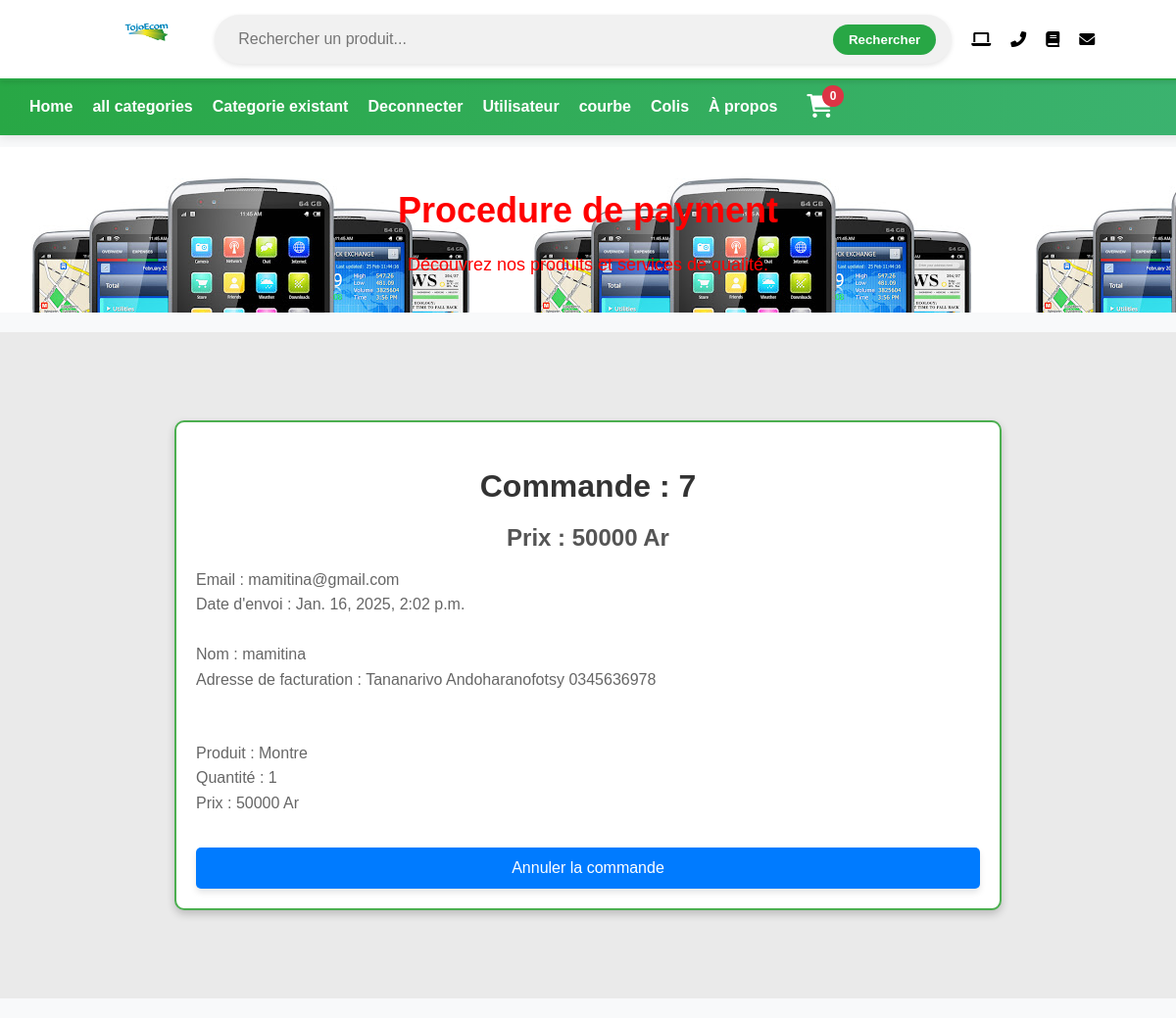
Page /payment/orders/7 (signed in) on the committed database.
### payment/models.py (models this page shows, shortened)
class Order(models.Model):   #commande
	user=models.ForeignKey(User,on_delete=models.CASCADE,null=True,blank=True)
	full_name=models.CharField(max_length=250)
	email=models.EmailField(max_length=250)
	shipping_addresse=models.TextField(max_length=15000)
	amount_paid=models.DecimalField(max_digits=7,decimal_places=0)
	date_ordered=models.DateTimeField(auto_now_add=True)
	shipped=models.BooleanField(default=False)
	date_shipped=models.DateTimeField(blank=True,null=True)

class OrderItem(models.Model):
	order=models.ForeignKey(Order,on_delete=models.CASCADE,null=True)
	product=models.ForeignKey(Product,on_delete=models.CASCADE,null=True)
	user=models.ForeignKey(User,on_delete=models.CASCADE,null=True,blank=True)
	quantity=models.PositiveBigIntegerField(default=1)
	price=models.DecimalField(max_digits=7,decimal_places=0)

### store/models.py (models this page shows)
class Product(models.Model):
	name=models.CharField(max_length=100)
	price=models.DecimalField(default=0,decimal_places=0,max_digits=7)
	category=models.ForeignKey(Category,on_delete=models.CASCADE,default=1)
	description=models.CharField(max_length=250,default='',blank=True,null=True)
	image=models.ImageField(upload_to='uploads/product/')
	is_sale=models.BooleanField(default=False)
	sale_price=models.DecimalField(default=0,decimal_places=0,max_digits=7)
	def __str__(self):
		return self.name

### payment/views.py (the view, shortened to what this page needs)
# urls.py: path('orders/<int:pk>',views.orders,name="orders"),
def orders(request,pk):
	if request.user.is_authenticated and request.user.is_superuser:
		order=Order.objects.get(id=pk)
		items=OrderItem.objects.filter(order=pk)
		return render(request,'payment/orders.html',{'order':order,'items':items})
	else:
		messages.success(request,("Non accées,reserver pour admin only"))
		return redirect('home')

### cart/cart.py (called while the page is built)
	def __len__(self):
		return len(self.cart)

### cart/context_processors.py (called while the page is built)
def cart(request):
	return {'cart':Cart(request)}

### payment/templates/payment/orders.html (shortened to what this page needs)
{% extends 'index.html' %}
{% block content %}
<div class="content">
        <h1>Procedure de payment</h1>
        <p>Découvrez nos produits et services de qualité.</p>
    </div>
<section class="cadre-section">
    <div class="cadre">
        <h1 class="titre">Commande : {{ order.id }}</h1>
        <h2 class="sous-titre">Prix : {{ order.amount_paid }} Ar</h2>
        <p class="paragraphe">
            Email : {{ order.email }}<br>
            {% if order.date_shipped %}
                Date d'envoi : {{ order.date_shipped }}<br>
            {% else %}
                Date de commande : {{ order.date_ordered }}<br>
            {% endif %}
            <br>
            Nom : {{ order.full_name }}<br>
            Adresse de facturation : {{ order.shipping_addresse }}
        </p>
        <br>
        {% for item in items %}
        <p class="paragraphe">
            Produit : {{ item.product }}<br>
            Quantité : {{ item.quantity }}<br>
            Prix : {{ item.price }} Ar<br>
        </p>
        {% endfor %}
        <br>
        {% if not order.shipped %}
        <form method="POST">
            {% csrf_token %}
            <input type="hidden" name="shipping_status" value="true">
            <button type="submit">Envoyer la commande</button>
        </form>
        {% else %}
        <form method="POST">
            <button type="submit">Annuler la commande</button>
        </form>
        {% endif %}
    </div>
</section>
{% endblock %}

### static/css/style.css (style rules this page uses)
body { margin: 0; font-family: Arial, sans-serif; background-color: #f9f9f9; min-height: 100vh; overflow-y: auto; }
.content { padding: 20px; text-align: center; background-image: url('telephone1.jpg'); color:red; margin-top: 150px; }
h1 { font-size: 36px; }
p { font-size: 18px; }

### payment/templates/payment/orders.html (style rules this page uses)
body { margin: 0; font-family: Arial, sans-serif; background-color: #f8f9fa; }
.cadre-section { display: flex; justify-content: center; align-items: center; min-height: 80vh; background-color: #eaeaea; margin: 20px auto; padding: 20px; }
.cadre { background-color: #ffffff; border: 2px solid #4CAF50; border-radius: 10px; padding: 20px; width: 70%; max-width: 800px; box-shadow: 0 4px 8px rgba(0, 0, 0, 0.2); text-align: left; }
.cadre .titre { font-size: 2rem; color: #333333; font-weight: bold; margin-bottom: 10px; text-align: center; }
.cadre .sous-titre { font-size: 1.5rem; color: #555555; margin-bottom: 15px; text-align: center; }
.cadre .paragraphe { font-size: 1rem; color: #666666; line-height: 1.6; margin-bottom: 15px; }
.cadre button { display: block; width: 100%; padding: 12px; font-size: 1rem; color: #fff; background-color: #007BFF; border: none; border-radius: 5px; cursor: pointer; text-align: center; box-shadow: 0px 4px 6px rgba(0, 0, 0, 0.1); transition: background-color 0.3s, transform 0.2s; }

### rows in the picture
Order: id "7", amount_paid "50000", email "mamitina@gmail.com", date_shipped "Jan. 16, 2025, 2:02 p.m.", full_name "mamitina", shipping_addresse "Tananarivo Andoharanofotsy 0345636978"
OrderItem: product "Montre", quantity "1", price "50000"

### other values in the picture
{{ cart|length }} "0"
